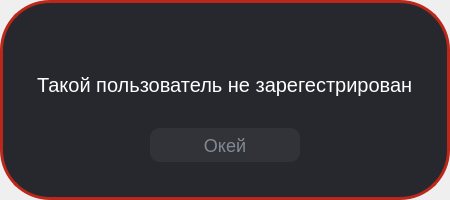
<?xml version="1.0" encoding="UTF-8"?>
<ui version="4.0">
 <class>Error</class>
 <widget class="QDialog" name="Error">
  <property name="geometry">
   <rect>
    <x>0</x>
    <y>0</y>
    <width>450</width>
    <height>200</height>
   </rect>
  </property>
  <property name="sizePolicy">
   <sizepolicy hsizetype="Maximum" vsizetype="Maximum">
    <horstretch>0</horstretch>
    <verstretch>0</verstretch>
   </sizepolicy>
  </property>
  <property name="minimumSize">
   <size>
    <width>450</width>
    <height>200</height>
   </size>
  </property>
  <property name="maximumSize">
   <size>
    <width>450</width>
    <height>200</height>
   </size>
  </property>
  <property name="windowTitle">
   <string>Dialog</string>
  </property>
  <widget class="QFrame" name="Wrapper">
   <property name="geometry">
    <rect>
     <x>0</x>
     <y>0</y>
     <width>450</width>
     <height>200</height>
    </rect>
   </property>
   <property name="sizePolicy">
    <sizepolicy hsizetype="Fixed" vsizetype="Fixed">
     <horstretch>0</horstretch>
     <verstretch>0</verstretch>
    </sizepolicy>
   </property>
   <property name="minimumSize">
    <size>
     <width>450</width>
     <height>200</height>
    </size>
   </property>
   <property name="maximumSize">
    <size>
     <width>450</width>
     <height>200</height>
    </size>
   </property>
   <property name="styleSheet">
    <string notr="true">background-color:rgba(38,40,45,255);
border-radius:50px;
border:3px solid #BB271A;</string>
   </property>
   <layout class="QVBoxLayout" name="verticalLayout">
    <property name="spacing">
     <number>0</number>
    </property>
    <property name="leftMargin">
     <number>0</number>
    </property>
    <property name="topMargin">
     <number>45</number>
    </property>
    <property name="rightMargin">
     <number>0</number>
    </property>
    <property name="bottomMargin">
     <number>35</number>
    </property>
    <item alignment="Qt::AlignHCenter|Qt::AlignVCenter">
     <widget class="QFrame" name="TextAndIcon_2">
      <property name="sizePolicy">
       <sizepolicy hsizetype="Fixed" vsizetype="Fixed">
        <horstretch>0</horstretch>
        <verstretch>0</verstretch>
       </sizepolicy>
      </property>
      <property name="minimumSize">
       <size>
        <width>200</width>
        <height>50</height>
       </size>
      </property>
      <property name="styleSheet">
       <string notr="true">border:0;</string>
      </property>
      <layout class="QVBoxLayout" name="verticalLayout_2">
       <property name="spacing">
        <number>0</number>
       </property>
       <property name="leftMargin">
        <number>0</number>
       </property>
       <property name="topMargin">
        <number>0</number>
       </property>
       <property name="rightMargin">
        <number>0</number>
       </property>
       <property name="bottomMargin">
        <number>0</number>
       </property>
       <item>
        <widget class="QPushButton" name="pushButton_2">
         <property name="text">
          <string/>
         </property>
         <property name="icon">
          <iconset resource="../res-rec.qrc">
           <normaloff>:/icons/icon/warning_40dp_BB271A_FILL0_wght400_GRAD0_opsz40.svg</normaloff>:/icons/icon/warning_40dp_BB271A_FILL0_wght400_GRAD0_opsz40.svg</iconset>
         </property>
         <property name="iconSize">
          <size>
           <width>40</width>
           <height>40</height>
          </size>
         </property>
        </widget>
       </item>
       <item>
        <widget class="QLabel" name="ErrorMes">
         <property name="sizePolicy">
          <sizepolicy hsizetype="Fixed" vsizetype="Fixed">
           <horstretch>0</horstretch>
           <verstretch>0</verstretch>
          </sizepolicy>
         </property>
         <property name="styleSheet">
          <string notr="true">font-size:20px;
color:white;</string>
         </property>
         <property name="text">
          <string>Такой пользователь не зарегестрирован</string>
         </property>
        </widget>
       </item>
      </layout>
     </widget>
    </item>
    <item alignment="Qt::AlignHCenter|Qt::AlignBottom">
     <widget class="QPushButton" name="pushButton">
      <property name="sizePolicy">
       <sizepolicy hsizetype="Fixed" vsizetype="Fixed">
        <horstretch>0</horstretch>
        <verstretch>0</verstretch>
       </sizepolicy>
      </property>
      <property name="minimumSize">
       <size>
        <width>150</width>
        <height>30</height>
       </size>
      </property>
      <property name="cursor">
       <cursorShape>PointingHandCursor</cursorShape>
      </property>
      <property name="styleSheet">
       <string notr="true">QPushButton {
height:30px;
border: 2px solid #323338;
border-radius: 10px;
background-color:#323338;
font-size:18px;
color:#808994;
}

QPushButton:hover {
background-color:#656c76;
color:black;
}</string>
      </property>
      <property name="text">
       <string>Окей</string>
      </property>
     </widget>
    </item>
   </layout>
  </widget>
 </widget>
 <resources>
  <include location="../res-rec.qrc"/>
 </resources>
 <connections/>
</ui>
